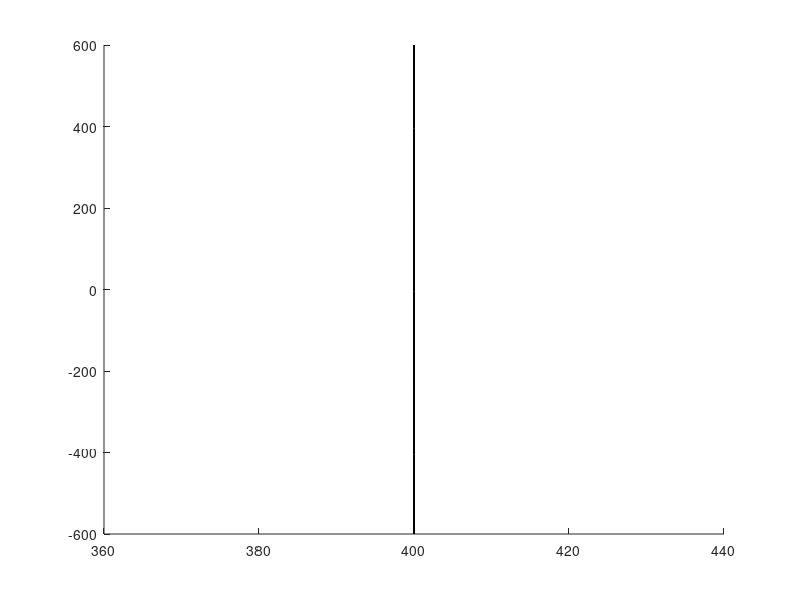

MATLAB code for this plot: (Note: this script raises an error after producing the figure.)
clear
close all
clc
% chang-chang model
% In the plan stress state 

ft1 = 400;
ft2 = 400;
fc1 = 500;
fc2 = 500;
fv4 = 85;
% beta = 0.5;

Xt = 400;
Yt = 400;
Xc = 500;
Yc = 500;
Sc = 85;
beta = 0.5;
%%
% Range of stress components
sigma1_range = linspace(0, 600, 100);
sigma2_range = linspace(-600, 600, 100);
tau12_range = linspace(-200, 200, 100);

% Create a meshgrid for stress components
[sigma1, sigma2, tau12] = meshgrid(sigma1_range, sigma2_range, tau12_range);

% equastion from Paper: http://dx.doi.org/10.1016/j.engfailanal.2013.07.001
chang_fiber1 = (sigma1.^2)/(Xt.^2);

isosurface_threshold = 1;
%
h1 = patch(isosurface(sigma1, sigma2, tau12, chang_fiber1, isosurface_threshold));
hold on;
isonormals(sigma1, sigma2, tau12,chang_fiber1,h1)
isocolors(sigma1, sigma2, tau12,tau12,h1)
% h1.FaceColor = 'interp';
h1.FaceColor = 'r';
h1.EdgeColor = 'none';
% colorbar('Limits',[-100 100])
set(h1, 'FaceAlpha', 0.2);
grid on;
view(3);
%%
% Range of stress components
sigma1_range = linspace(-600, 0, 100);
sigma2_range = linspace(-600, 600, 100);
tau12_range = linspace(-100, 100, 100);

% Create a meshgrid for stress components
[sigma1, sigma2, tau12] = meshgrid(sigma1_range, sigma2_range, tau12_range);

% equastion from Paper: http://dx.doi.org/10.1016/j.engfailanal.2013.07.001
chang_fiber2 = (sigma1.^2)/(Xc.^2);

isosurface_threshold = 1;
%
h2 = patch(isosurface(sigma1, sigma2, tau12, chang_fiber2, isosurface_threshold));
hold on;
isonormals(sigma1, sigma2, tau12,chang_fiber2,h2)
isocolors(sigma1, sigma2, tau12,tau12,h2)
% h2.FaceColor = 'interp';
h2.FaceColor = 'b';
h2.EdgeColor = 'none';
% colorbar('Limits',[-100 100])
set(h2, 'FaceAlpha', 0.2);
%%
xlim([-600 600])
xticks(-600:200:600)
ylim([-600 600])
yticks(-600:200:600)
zlim([-200 200])
zticks(-200:100:200)

xlabel('\sigma_{11}','Rotation',20);
ylabel('\sigma_{22}','Rotation',-25);
zlabel('\tau_{12}');

% axis equal;
grid on;
view(3);
%%
% Experimental results from the pure shear test
SH_sigma1 = 0; % Replace with your experimental value
SH_sigma2 = 0; % Replace with your experimental value
SH_tau12 = fv4/sqrt(beta); % Replace with your experimental value
% Experimental results from the 0° tension
T0_sigma1 = ft1; 
T0_sigma2 = 0; 
T0_tau12 = 0; 
% Experimental results from the 90°
T90_sigma1 = 0; 
T90_sigma2 = ft2; 
T90_tau12 = 0;
% Experimental results from the 0° compression
C0_sigma1 = -fc1; 
C0_sigma2 = 0; 
C0_tau12 = 0; 
% Experimental results from the 90° compression
C90_sigma1 = 0; 
C90_sigma2 = -fc2; 
C90_tau12 = 0;
% Plot the experimental point on the 3D surface
hold on;
plot3(SH_sigma1, SH_sigma2, SH_tau12, 'ko', 'MarkerSize', 8, 'MarkerFaceColor', 'k');
plot3(T0_sigma1, T0_sigma2, T0_tau12, 'ko', 'MarkerSize', 8, 'MarkerFaceColor', 'k');
% plot3(T90_sigma1, T90_sigma2, T90_tau12, 'ko', 'MarkerSize', 8, 'MarkerFaceColor', 'k');
plot3(C0_sigma1, C0_sigma2, C0_tau12, 'ko', 'MarkerSize', 8, 'MarkerFaceColor', 'k');
% plot3(C90_sigma1, C90_sigma2, C90_tau12, 'ko', 'MarkerSize', 8, 'MarkerFaceColor', 'k');
set(gca,'xcolor','k','ycolor','k','zcolor','k','linewidth',1.5,'FontSize',14,'GridColor',...
    [0 0 1])
% legend('Hill48 Yield Surface', 'von Mises Yield Surface', 'Experimental Result');
% l = legend({'Mon Mises','Hill 48','Experimental'}...
%     ,'FontSize',12,'Position',[0.54804762405015 0.766269845740191 0.258928566426039 0.161904757434413]);
% hold off;
legend off
% legend boxoff
% grid off
view([-8.06540462663144 21.0564963843214]);
print(gcf,'-dtiffn','chang_fiber_1')
view([0 90]);
print(gcf,'-dtiffn','chang_fiber_2')
view([0 1]);
colorbar off
print(gcf,'-dtiffn','chang_fiber_3')
view([-90 1]);
colorbar off
print(gcf,'-dtiffn','chang_fiber_4')